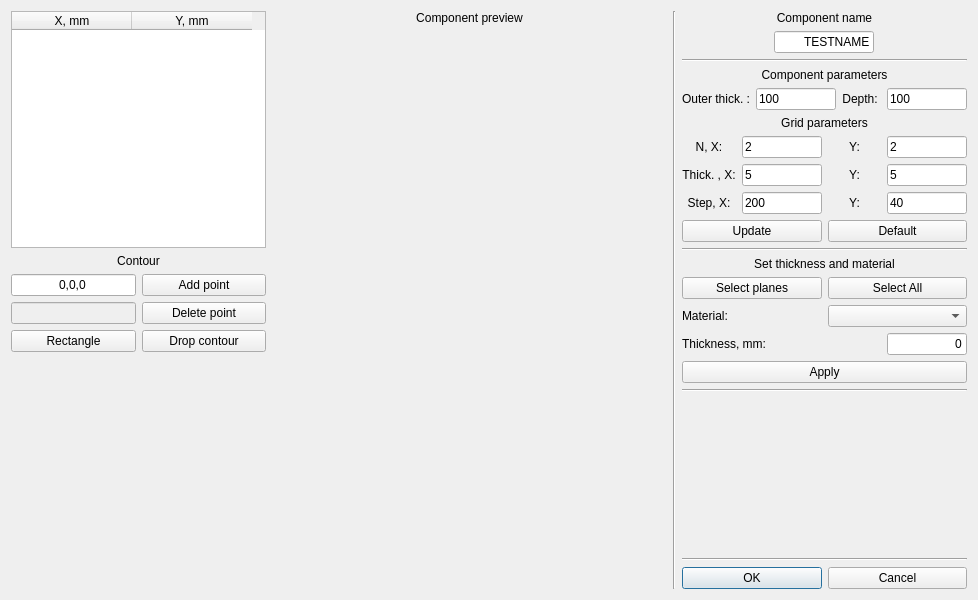
<?xml version="1.0" encoding="UTF-8"?>
<ui version="4.0">
 <class>wid_addslat</class>
 <widget class="QWidget" name="wid_addslat">
  <property name="geometry">
   <rect>
    <x>0</x>
    <y>0</y>
    <width>978</width>
    <height>600</height>
   </rect>
  </property>
  <property name="minimumSize">
   <size>
    <width>800</width>
    <height>0</height>
   </size>
  </property>
  <property name="windowTitle">
   <string>New Slat armor element</string>
  </property>
  <layout class="QHBoxLayout" name="horizontalLayout">
   <item>
    <layout class="QVBoxLayout" name="verticalLayout">
     <item>
      <widget class="QTableWidget" name="tbl_points">
       <property name="sizePolicy">
        <sizepolicy hsizetype="Minimum" vsizetype="Expanding">
         <horstretch>0</horstretch>
         <verstretch>0</verstretch>
        </sizepolicy>
       </property>
       <property name="minimumSize">
        <size>
         <width>255</width>
         <height>0</height>
        </size>
       </property>
       <property name="maximumSize">
        <size>
         <width>255</width>
         <height>16777215</height>
        </size>
       </property>
       <attribute name="horizontalHeaderDefaultSectionSize">
        <number>120</number>
       </attribute>
       <column>
        <property name="text">
         <string>X, mm</string>
        </property>
        <property name="textAlignment">
         <set>AlignHCenter|AlignVCenter|AlignCenter</set>
        </property>
       </column>
       <column>
        <property name="text">
         <string>Y, mm</string>
        </property>
        <property name="textAlignment">
         <set>AlignHCenter|AlignVCenter|AlignCenter</set>
        </property>
       </column>
      </widget>
     </item>
     <item>
      <widget class="QLabel" name="label_7">
       <property name="text">
        <string>Contour</string>
       </property>
       <property name="alignment">
        <set>Qt::AlignCenter</set>
       </property>
      </widget>
     </item>
     <item>
      <layout class="QHBoxLayout" name="horizontalLayout_5">
       <item>
        <widget class="QLineEdit" name="ln_addpoint">
         <property name="sizePolicy">
          <sizepolicy hsizetype="Minimum" vsizetype="Fixed">
           <horstretch>0</horstretch>
           <verstretch>0</verstretch>
          </sizepolicy>
         </property>
         <property name="text">
          <string>0,0,0</string>
         </property>
         <property name="alignment">
          <set>Qt::AlignCenter</set>
         </property>
        </widget>
       </item>
       <item>
        <widget class="QPushButton" name="btn_addpoint">
         <property name="text">
          <string>Add point</string>
         </property>
        </widget>
       </item>
      </layout>
     </item>
     <item>
      <layout class="QHBoxLayout" name="horizontalLayout_7">
       <item>
        <widget class="QLineEdit" name="ln_delpoint">
         <property name="enabled">
          <bool>false</bool>
         </property>
         <property name="sizePolicy">
          <sizepolicy hsizetype="Minimum" vsizetype="Fixed">
           <horstretch>0</horstretch>
           <verstretch>0</verstretch>
          </sizepolicy>
         </property>
         <property name="alignment">
          <set>Qt::AlignCenter</set>
         </property>
        </widget>
       </item>
       <item>
        <widget class="QPushButton" name="btn_delpoint">
         <property name="text">
          <string>Delete point</string>
         </property>
        </widget>
       </item>
      </layout>
     </item>
     <item>
      <layout class="QHBoxLayout" name="horizontalLayout_9">
       <item>
        <widget class="QPushButton" name="btn_rectangle">
         <property name="text">
          <string>Rectangle</string>
         </property>
        </widget>
       </item>
       <item>
        <widget class="QPushButton" name="btn_dropcont">
         <property name="text">
          <string>Drop contour</string>
         </property>
        </widget>
       </item>
      </layout>
     </item>
     <item>
      <spacer name="verticalSpacer_2">
       <property name="orientation">
        <enum>Qt::Vertical</enum>
       </property>
       <property name="sizeHint" stdset="0">
        <size>
         <width>20</width>
         <height>40</height>
        </size>
       </property>
      </spacer>
     </item>
    </layout>
   </item>
   <item>
    <layout class="QVBoxLayout" name="lay_gl">
     <item>
      <widget class="QLabel" name="lbl_gl">
       <property name="sizePolicy">
        <sizepolicy hsizetype="Preferred" vsizetype="Minimum">
         <horstretch>0</horstretch>
         <verstretch>0</verstretch>
        </sizepolicy>
       </property>
       <property name="text">
        <string>Component preview</string>
       </property>
       <property name="alignment">
        <set>Qt::AlignCenter</set>
       </property>
      </widget>
     </item>
     <item>
      <widget class="QWidget" name="glbox" native="true">
       <property name="sizePolicy">
        <sizepolicy hsizetype="Expanding" vsizetype="Expanding">
         <horstretch>0</horstretch>
         <verstretch>0</verstretch>
        </sizepolicy>
       </property>
       <property name="minimumSize">
        <size>
         <width>300</width>
         <height>300</height>
        </size>
       </property>
      </widget>
     </item>
    </layout>
   </item>
   <item>
    <widget class="Line" name="line_4">
     <property name="orientation">
      <enum>Qt::Vertical</enum>
     </property>
    </widget>
   </item>
   <item>
    <layout class="QVBoxLayout" name="rightBox">
     <item>
      <widget class="QLabel" name="lbl_name">
       <property name="text">
        <string>Component name</string>
       </property>
       <property name="alignment">
        <set>Qt::AlignCenter</set>
       </property>
      </widget>
     </item>
     <item>
      <layout class="QHBoxLayout" name="lay_name">
       <item>
        <widget class="QLineEdit" name="ln_name">
         <property name="sizePolicy">
          <sizepolicy hsizetype="Minimum" vsizetype="Fixed">
           <horstretch>0</horstretch>
           <verstretch>0</verstretch>
          </sizepolicy>
         </property>
         <property name="maximumSize">
          <size>
           <width>100</width>
           <height>16777215</height>
          </size>
         </property>
         <property name="text">
          <string>TESTNAME</string>
         </property>
         <property name="alignment">
          <set>Qt::AlignRight|Qt::AlignTrailing|Qt::AlignVCenter</set>
         </property>
        </widget>
       </item>
      </layout>
     </item>
     <item>
      <widget class="Line" name="line">
       <property name="orientation">
        <enum>Qt::Horizontal</enum>
       </property>
      </widget>
     </item>
     <item>
      <widget class="QLabel" name="label_2">
       <property name="text">
        <string>Component parameters</string>
       </property>
       <property name="alignment">
        <set>Qt::AlignCenter</set>
       </property>
      </widget>
     </item>
     <item>
      <layout class="QHBoxLayout" name="horizontalLayout_2">
       <item>
        <widget class="QLabel" name="label">
         <property name="text">
          <string>Outer thick. :</string>
         </property>
         <property name="alignment">
          <set>Qt::AlignRight|Qt::AlignTrailing|Qt::AlignVCenter</set>
         </property>
        </widget>
       </item>
       <item>
        <widget class="QLineEdit" name="ln_thick">
         <property name="sizePolicy">
          <sizepolicy hsizetype="Minimum" vsizetype="Fixed">
           <horstretch>0</horstretch>
           <verstretch>0</verstretch>
          </sizepolicy>
         </property>
         <property name="maximumSize">
          <size>
           <width>80</width>
           <height>16777215</height>
          </size>
         </property>
         <property name="text">
          <string>100</string>
         </property>
        </widget>
       </item>
       <item>
        <widget class="QLabel" name="label_5">
         <property name="text">
          <string>Depth: </string>
         </property>
         <property name="alignment">
          <set>Qt::AlignRight|Qt::AlignTrailing|Qt::AlignVCenter</set>
         </property>
        </widget>
       </item>
       <item>
        <widget class="QLineEdit" name="ln_depth">
         <property name="sizePolicy">
          <sizepolicy hsizetype="Minimum" vsizetype="Fixed">
           <horstretch>0</horstretch>
           <verstretch>0</verstretch>
          </sizepolicy>
         </property>
         <property name="maximumSize">
          <size>
           <width>80</width>
           <height>16777215</height>
          </size>
         </property>
         <property name="text">
          <string>100</string>
         </property>
        </widget>
       </item>
      </layout>
     </item>
     <item>
      <widget class="QLabel" name="label_8">
       <property name="text">
        <string>Grid parameters</string>
       </property>
       <property name="alignment">
        <set>Qt::AlignCenter</set>
       </property>
      </widget>
     </item>
     <item>
      <layout class="QHBoxLayout" name="horizontalLayout_6">
       <item>
        <widget class="QLabel" name="label_6">
         <property name="text">
          <string>N, X:</string>
         </property>
         <property name="alignment">
          <set>Qt::AlignCenter</set>
         </property>
        </widget>
       </item>
       <item>
        <widget class="QLineEdit" name="ln_nx">
         <property name="sizePolicy">
          <sizepolicy hsizetype="Minimum" vsizetype="Fixed">
           <horstretch>0</horstretch>
           <verstretch>0</verstretch>
          </sizepolicy>
         </property>
         <property name="maximumSize">
          <size>
           <width>80</width>
           <height>16777215</height>
          </size>
         </property>
         <property name="text">
          <string>2</string>
         </property>
        </widget>
       </item>
       <item>
        <widget class="QLabel" name="label_3">
         <property name="sizePolicy">
          <sizepolicy hsizetype="Minimum" vsizetype="Preferred">
           <horstretch>0</horstretch>
           <verstretch>0</verstretch>
          </sizepolicy>
         </property>
         <property name="text">
          <string>Y:</string>
         </property>
         <property name="alignment">
          <set>Qt::AlignCenter</set>
         </property>
        </widget>
       </item>
       <item>
        <widget class="QLineEdit" name="ln_ny">
         <property name="sizePolicy">
          <sizepolicy hsizetype="Minimum" vsizetype="Fixed">
           <horstretch>0</horstretch>
           <verstretch>0</verstretch>
          </sizepolicy>
         </property>
         <property name="maximumSize">
          <size>
           <width>80</width>
           <height>16777215</height>
          </size>
         </property>
         <property name="text">
          <string>2</string>
         </property>
        </widget>
       </item>
      </layout>
     </item>
     <item>
      <layout class="QHBoxLayout" name="horizontalLayout_4">
       <item>
        <widget class="QLabel" name="label_9">
         <property name="text">
          <string>Thick. , X:</string>
         </property>
         <property name="alignment">
          <set>Qt::AlignCenter</set>
         </property>
        </widget>
       </item>
       <item>
        <widget class="QLineEdit" name="ln_ix">
         <property name="sizePolicy">
          <sizepolicy hsizetype="Minimum" vsizetype="Fixed">
           <horstretch>0</horstretch>
           <verstretch>0</verstretch>
          </sizepolicy>
         </property>
         <property name="maximumSize">
          <size>
           <width>80</width>
           <height>16777215</height>
          </size>
         </property>
         <property name="text">
          <string>5</string>
         </property>
        </widget>
       </item>
       <item>
        <widget class="QLabel" name="label_4">
         <property name="text">
          <string>Y:</string>
         </property>
         <property name="alignment">
          <set>Qt::AlignCenter</set>
         </property>
        </widget>
       </item>
       <item>
        <widget class="QLineEdit" name="ln_iy">
         <property name="sizePolicy">
          <sizepolicy hsizetype="Minimum" vsizetype="Fixed">
           <horstretch>0</horstretch>
           <verstretch>0</verstretch>
          </sizepolicy>
         </property>
         <property name="maximumSize">
          <size>
           <width>80</width>
           <height>16777215</height>
          </size>
         </property>
         <property name="text">
          <string>5</string>
         </property>
        </widget>
       </item>
      </layout>
     </item>
     <item>
      <layout class="QHBoxLayout" name="horizontalLayout_3">
       <item>
        <widget class="QLabel" name="label_10">
         <property name="text">
          <string>Step, X:</string>
         </property>
         <property name="alignment">
          <set>Qt::AlignCenter</set>
         </property>
        </widget>
       </item>
       <item>
        <widget class="QLineEdit" name="ln_dx">
         <property name="sizePolicy">
          <sizepolicy hsizetype="Minimum" vsizetype="Fixed">
           <horstretch>0</horstretch>
           <verstretch>0</verstretch>
          </sizepolicy>
         </property>
         <property name="maximumSize">
          <size>
           <width>80</width>
           <height>16777215</height>
          </size>
         </property>
         <property name="text">
          <string>200</string>
         </property>
        </widget>
       </item>
       <item>
        <widget class="QLabel" name="label_11">
         <property name="text">
          <string>Y:</string>
         </property>
         <property name="alignment">
          <set>Qt::AlignCenter</set>
         </property>
        </widget>
       </item>
       <item>
        <widget class="QLineEdit" name="ln_dy">
         <property name="sizePolicy">
          <sizepolicy hsizetype="Minimum" vsizetype="Fixed">
           <horstretch>0</horstretch>
           <verstretch>0</verstretch>
          </sizepolicy>
         </property>
         <property name="maximumSize">
          <size>
           <width>80</width>
           <height>16777215</height>
          </size>
         </property>
         <property name="text">
          <string>40</string>
         </property>
        </widget>
       </item>
      </layout>
     </item>
     <item>
      <layout class="QHBoxLayout" name="horizontalLayout_8">
       <item>
        <widget class="QPushButton" name="btn_update">
         <property name="text">
          <string>Update</string>
         </property>
        </widget>
       </item>
       <item>
        <widget class="QPushButton" name="btn_default">
         <property name="text">
          <string>Default</string>
         </property>
        </widget>
       </item>
      </layout>
     </item>
     <item>
      <widget class="Line" name="line_5">
       <property name="orientation">
        <enum>Qt::Horizontal</enum>
       </property>
      </widget>
     </item>
     <item>
      <widget class="QLabel" name="lbl_set">
       <property name="sizePolicy">
        <sizepolicy hsizetype="Minimum" vsizetype="Preferred">
         <horstretch>0</horstretch>
         <verstretch>0</verstretch>
        </sizepolicy>
       </property>
       <property name="text">
        <string>Set thickness and material</string>
       </property>
       <property name="alignment">
        <set>Qt::AlignCenter</set>
       </property>
      </widget>
     </item>
     <item>
      <layout class="QHBoxLayout" name="lay_select">
       <item>
        <widget class="QPushButton" name="btn_startselect">
         <property name="text">
          <string>Select planes</string>
         </property>
        </widget>
       </item>
       <item>
        <widget class="QPushButton" name="btn_selectall">
         <property name="text">
          <string>Select All</string>
         </property>
        </widget>
       </item>
      </layout>
     </item>
     <item>
      <layout class="QHBoxLayout" name="lay_material">
       <item>
        <widget class="QLabel" name="lbl_material">
         <property name="sizePolicy">
          <sizepolicy hsizetype="Minimum" vsizetype="Preferred">
           <horstretch>0</horstretch>
           <verstretch>0</verstretch>
          </sizepolicy>
         </property>
         <property name="text">
          <string>Material:</string>
         </property>
        </widget>
       </item>
       <item>
        <widget class="QComboBox" name="cmb_material">
         <property name="sizePolicy">
          <sizepolicy hsizetype="Preferred" vsizetype="Fixed">
           <horstretch>0</horstretch>
           <verstretch>0</verstretch>
          </sizepolicy>
         </property>
         <property name="minimumSize">
          <size>
           <width>130</width>
           <height>0</height>
          </size>
         </property>
        </widget>
       </item>
      </layout>
     </item>
     <item>
      <layout class="QHBoxLayout" name="lay_thickness">
       <item>
        <widget class="QLabel" name="lbl_thickness">
         <property name="text">
          <string>Thickness, mm:</string>
         </property>
        </widget>
       </item>
       <item>
        <widget class="QLineEdit" name="ln_thickness">
         <property name="sizePolicy">
          <sizepolicy hsizetype="Minimum" vsizetype="Fixed">
           <horstretch>0</horstretch>
           <verstretch>0</verstretch>
          </sizepolicy>
         </property>
         <property name="maximumSize">
          <size>
           <width>80</width>
           <height>16777215</height>
          </size>
         </property>
         <property name="text">
          <string>0</string>
         </property>
         <property name="alignment">
          <set>Qt::AlignRight|Qt::AlignTrailing|Qt::AlignVCenter</set>
         </property>
        </widget>
       </item>
      </layout>
     </item>
     <item>
      <widget class="QPushButton" name="btn_set">
       <property name="sizePolicy">
        <sizepolicy hsizetype="Minimum" vsizetype="Fixed">
         <horstretch>0</horstretch>
         <verstretch>0</verstretch>
        </sizepolicy>
       </property>
       <property name="text">
        <string>Apply</string>
       </property>
      </widget>
     </item>
     <item>
      <widget class="Line" name="line_2">
       <property name="orientation">
        <enum>Qt::Horizontal</enum>
       </property>
      </widget>
     </item>
     <item>
      <spacer name="verticalSpacer">
       <property name="orientation">
        <enum>Qt::Vertical</enum>
       </property>
       <property name="sizeHint" stdset="0">
        <size>
         <width>20</width>
         <height>40</height>
        </size>
       </property>
      </spacer>
     </item>
     <item>
      <widget class="Line" name="line_3">
       <property name="orientation">
        <enum>Qt::Horizontal</enum>
       </property>
      </widget>
     </item>
     <item>
      <layout class="QHBoxLayout" name="lay_btns">
       <item>
        <widget class="QPushButton" name="btn_ok">
         <property name="focusPolicy">
          <enum>Qt::StrongFocus</enum>
         </property>
         <property name="text">
          <string>OK</string>
         </property>
         <property name="default">
          <bool>true</bool>
         </property>
        </widget>
       </item>
       <item>
        <widget class="QPushButton" name="btn_cancel">
         <property name="text">
          <string>Cancel</string>
         </property>
        </widget>
       </item>
      </layout>
     </item>
    </layout>
   </item>
  </layout>
 </widget>
 <resources/>
 <connections/>
</ui>
